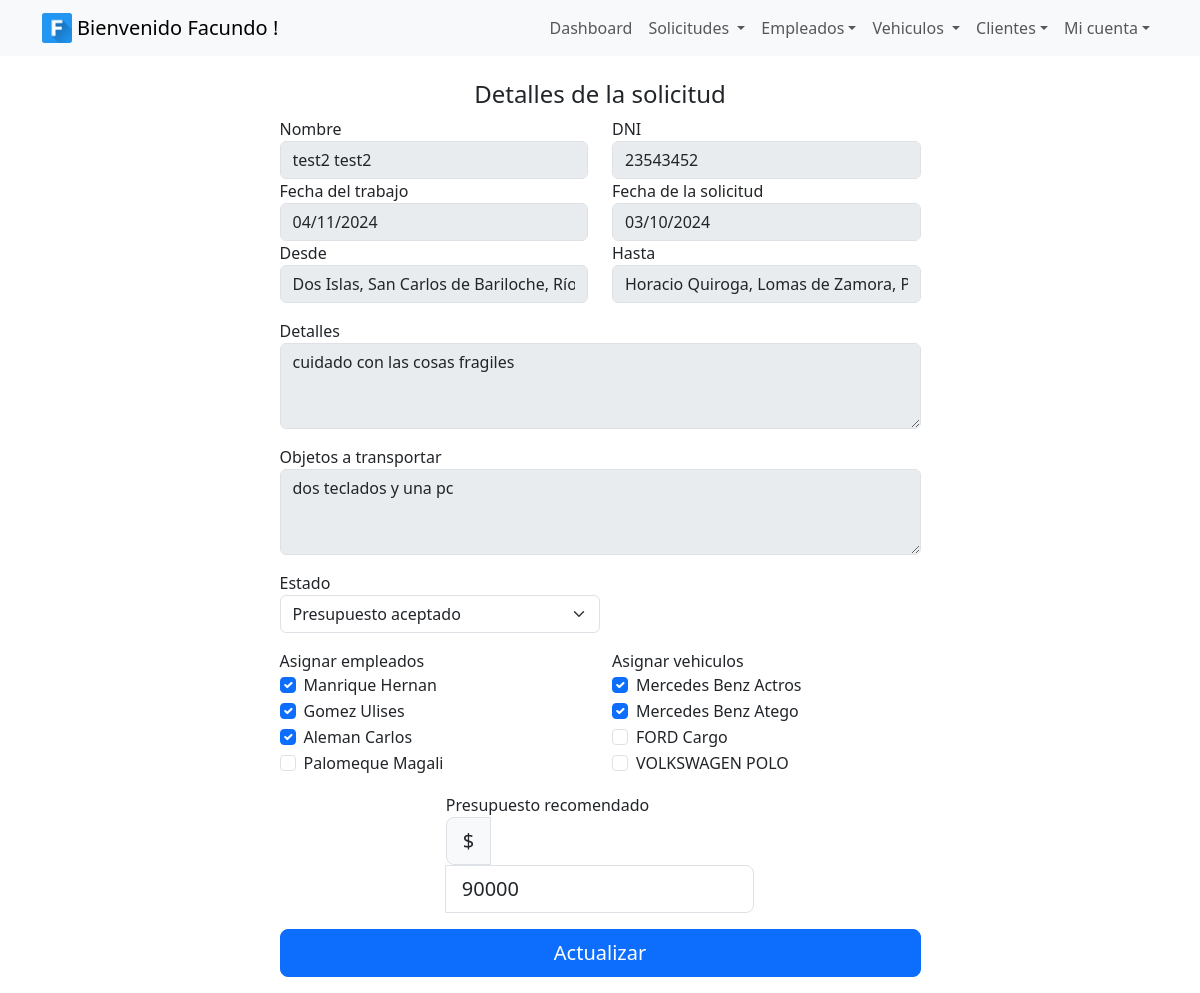
Before: /solicitudes/41/ (signed in) with the older database file.
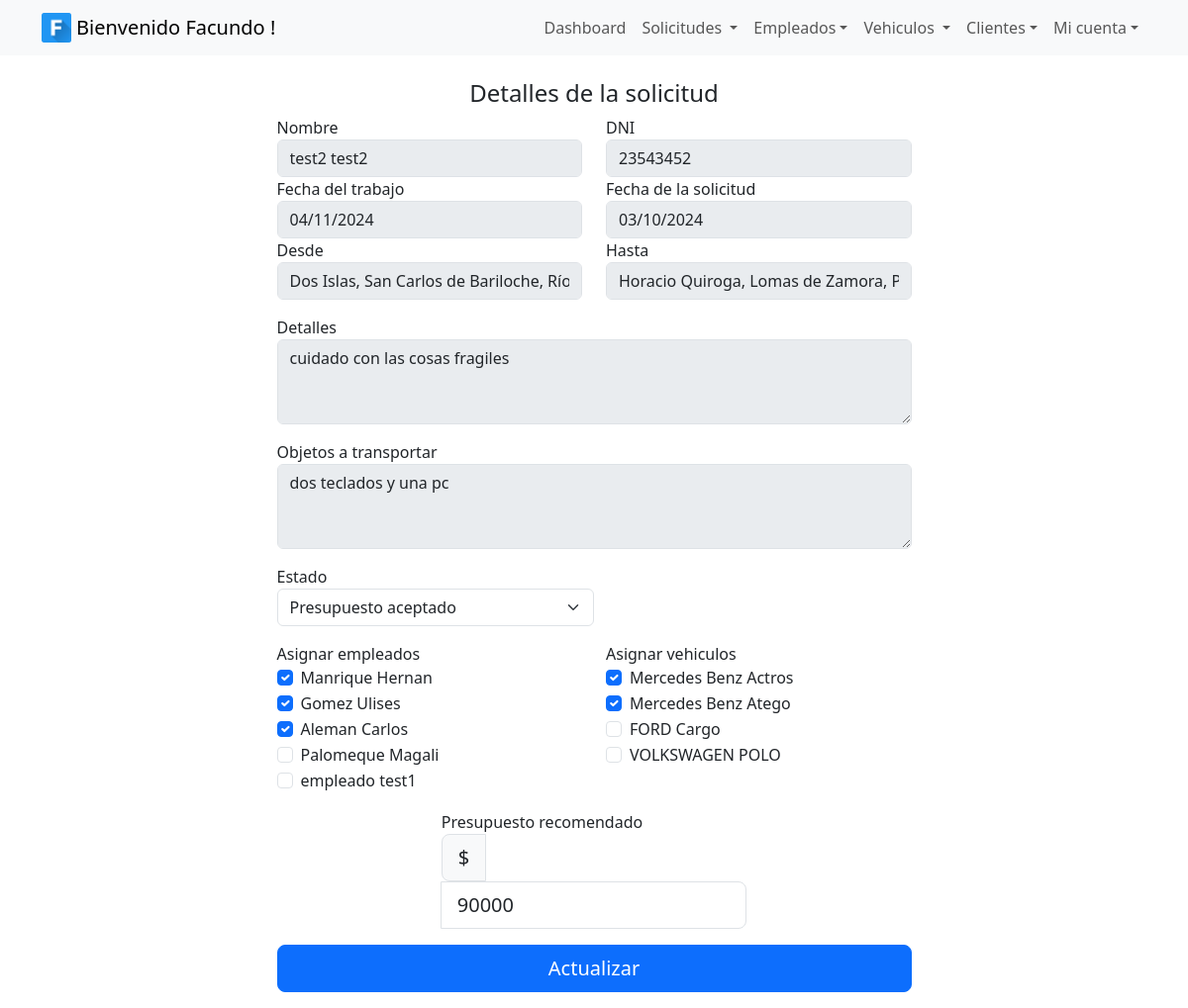
After: the same page with the newer database file.
### solicitudes/models.py (models this page shows, shortened)
class Usuario(AbstractUser):
    dni = models.CharField(max_length=8, unique=True)
    telefono = models.CharField(max_length=10)
    fecha_creacion = models.DateField(null=True)
    id_tipo_usuario = models.ForeignKey(TiposUsuario, on_delete=models.CASCADE)
    class Meta:
        verbose_name_plural = "Usuarios"

class Solicitud(models.Model):
    objetos_a_transportar = models.TextField(max_length=255, null=True)
    detalles = models.TextField(max_length=255, null=True)
    direccion_desde = models.CharField(max_length=255, null=True)
    latitud_desde = models.CharField(max_length=13, null=True)
    longitud_desde = models.CharField(max_length=13, null=True)
    direccion_hasta = models.CharField(max_length=255, null=True)
    latitud_hasta = models.CharField(max_length=13, null=True)
    longitud_hasta = models.CharField(max_length=13, null=True)
    fecha_solicitud = models.DateField(auto_now_add=True)
    fecha_trabajo = models.DateField(null=True)
    presupuesto = models.IntegerField(null=True)
    ha_pagado = models.IntegerField(validators=[MinValueValidator(0)])
    calificacion = models.IntegerField(
        validators=[MinValueValidator(1), MaxValueValidator(5)], null=True
    )  # de 1☆ a 5☆
    devolucion = models.TextField(max_length=200)
    id_estado_solicitud = models.ForeignKey(EstadosSolicitud, on_delete=models.CASCADE)
    cliente_id = models.ForeignKey(Cliente, on_delete=models.CASCADE, default=1)
    class Meta:
        verbose_name_plural = "Solicitudes"

class Empleado(Usuario):
    administrativo = models.BooleanField(default=False, null=True)
    fecha_nac = models.DateField(null=True)
    tipo_carnet = models.CharField(max_length=2)
    ausencias = models.IntegerField()
    id_estado_empleado = models.ForeignKey(EstadosEmpleado, on_delete=models.CASCADE)
    usuario = models.OneToOneField(Usuario, on_delete=models.CASCADE, parent_link=True)
    class Meta:
        verbose_name_plural = "Empleados"

class Vehiculo(models.Model):
    dominio = models.CharField(max_length=7, unique=True)
    marca = models.CharField(max_length=20)
    nombre = models.CharField(max_length=30)
    modelo = models.CharField(max_length=4)
    capacidad = models.IntegerField(null=True)
    kilometraje = models.IntegerField(null=True, default='0')  # agregar a tabla
    fecha_ult_service = models.DateField(null=True)  # agregar a tabla
    kilometraje_desde_ult_service = models.IntegerField(null=True, default='0')  # agregar a tabla
    id_estado_vehiculo = models.ForeignKey(EstadosVehiculo, on_delete=models.CASCADE)
    class Meta:
        verbose_name_plural = "Vehiculos"

### solicitudes/views.py (the view, shortened to what this page needs)
# urls.py: path('solicitudes/<int:solicitud_id>/', views.solicitud_detalle, name='solicitud_detalle'),
@login_required
def solicitud_detalle(request, solicitud_id):
    tipo_usuario = Usuario.objects.get(username=request.user.username)
    solicitud = get_object_or_404(Solicitud, pk=solicitud_id)
    print(solicitud.id_estado_solicitud.descripcion)
    estados = EstadosSolicitud.objects.all()
    lista_empleados_disponibles = list(Empleado.objects.filter(id_estado_empleado=1))
    lista_empleados_asignados = [
        sel.id_empleado
        for sel in SolicitudesEmpleados.objects.filter(id_solicitud=solicitud_id)
    ]
    lista_vehiculos_disponibles = list(Vehiculo.objects.filter(id_estado_vehiculo=1))
    lista_vehiculos_asignados = [
        sel.id_vehiculo
        for sel in SolicitudesVehiculos.objects.filter(id_solicitud=solicitud_id)
    ]
    if request.method == "GET":
        return render(
            request,
            "solicitudes/solicitud_detalle.html",
            {
                "solicitud": solicitud,
                "estados": estados,
                "lista_empleados_disponibles": lista_empleados_disponibles,
                "lista_empleados_asignados": lista_empleados_asignados,
                "lista_vehiculos_disponibles": lista_vehiculos_disponibles,
                "lista_vehiculos_asignados": lista_vehiculos_asignados,
            },
        )

### solicitudes/models.py (called while the page is built)
    def __str__(self):
        return f"{self.last_name} {self.first_name}"

### solicitudes/templates/solicitudes/solicitud_detalle.html (shortened to what this page needs)
{% extends 'base.html' %}
{% block content %}
<div class="container">
    <div class="row d-flex justify-content-center">
        <section class="col-md-7">
            <form action="{% url 'solicitud_detalle' solicitud.id %}" method="POST" class="card-body">
                <div class="mt-4 text-center">
                    <h4>Detalles de la solicitud</h4>
                </div>
                <div class="row">
                    <div class="col">
                        <label for="Cliente">Nombre</label>
                        <input type="text" name="cliente" id="cliente" class="form-control"
                            value="{{solicitud.cliente_id}}" disabled readonly>
                    </div>
                    <div class="col">
                        <label for="Cliente">DNI</label>
                        <input type="text" name="dni" id="dni" class="form-control" value="{{solicitud.cliente_id.dni}}"
                            disabled readonly>
                    </div>
                </div>
                <div class="row">
                    <div class="col">
                        <label for="fecha_trabajo">Fecha del trabajo</label>
                        <input type="date" name="fecha_trabajo" id="fecha_trabajo" class="form-control"
                            value="{{solicitud.fecha_trabajo | date:'Y-m-d'}}" disabled readonly>
                    </div>
                    <div class="col">
                        <label for="fecha_solicitud">Fecha de la solicitud</label>
                        <input type="date" name="fecha_solicitud" id="fecha_solicitud" class="form-control"
                            value="{{solicitud.fecha_solicitud | date:'Y-m-d'}}" disabled readonly>
                    </div>
                </div>
                <div class="row mb-3">
                    <div class="col">
                        <label for="direccion_desde">Desde</label>
                        <input type="text" name="direccion_desde" id="direccion_desde" class="form-control"
                            value="{{solicitud.direccion_desde}}" disabled readonly>
                    </div>
                    <div class="col">
                        <label for="direccion_hasta">Hasta</label>
                        <input type="text" name="direccion_hasta" id="direccion_hasta" class="form-control"
                            value="{{solicitud.direccion_hasta}}" disabled readonly>
                    </div>
                </div>
                <div class="mb-3">
                    <label for="detalles">Detalles</label>
                    <textarea name="detalles" id="detalles" cols="30" rows="3"
                        class="form-control" disabled readonly>{{solicitud.detalles}}</textarea>
                </div>
                <div class="mb-3">
                    <label for="objetos_a_transportar">Objetos a transportar</label>
                    <textarea name="objetos_a_transportar" id="objetos_a_transportar" cols="30" rows="3"
                        class="form-control" disabled readonly>{{solicitud.objetos_a_transportar}}</textarea>
                </div>
                {% if user.is_staff %}
                <div class="col-sm-6 mb-3">
                    <label for="id_estado_solicitud">Estado</label>
                    <select name="id_estado_solicitud" id="id_estado_solicitud" class="form-select">
                        {% for estado in estados %}
                        {% if estado.id == solicitud.id_estado_solicitud.id %}
                        <option value="{{ estado.id }}" selected>{{ estado.descripcion }}</option>
                        {% else %}
                        <option value="{{ estado.id }}">{{ estado.descripcion }}</option>
                        {% endif %}
                        {% endfor %}
                    </select>
                </div>
                <div class="row">
                    <div class="col-sm-6 mb-3">
                        <label for="sel_empleados">Asignar empleados</label>
                        {% for empleado in lista_empleados_disponibles %}
                                <div class="form-check">
                                    {% if empleado in lista_empleados_asignados %}
                                        <input class="form-check-input" type="checkbox" name="empleados" value="{{ empleado.id }}"id="empleado_{{ empleado.id }}" checked>
                                        <label class="form-check-label" for="empleado_{{ empleado.id }}">{{ empleado.last_name }} {{ empleado.first_name }}</label>
                                    {% else %}
                                        <input class="form-check-input" type="checkbox" name="empleados" value="{{ empleado.id }}" id="empleado_{{ empleado.id }}">
                                        <label class="form-check-label" for="empleado_{{ empleado.id }}">{{ empleado.last_name }} {{ empleado.first_name }}</label>
                                    {% endif %}
                                </div>
                        {% endfor %}
                    </div>
                    <div class="col-sm-6 mb-3">
                        <label for="sel_vehiculos">Asignar vehiculos</label>
                        {% for vehiculo in lista_vehiculos_disponibles %}
                        <div class="form-check">
                            {% if vehiculo in lista_vehiculos_asignados %}
                            <input class="form-check-input" type="checkbox" name="vehiculos" value="{{ vehiculo.id }}"
                                id="vehiculo_{{ vehiculo.id }}" checked>
                            <label class="form-check-label" for="vehiculo_{{ vehiculo.id }}">
                                {{ vehiculo.marca }} {{ vehiculo.nombre }}
                            </label>
                            {% else %}
                            <input class="form-check-input" type="checkbox" name="vehiculos" value="{{ vehiculo.id }}"
                                id="vehiculo_{{ vehiculo.id }}">
                            <label class="form-check-label" for="vehiculo_{{ vehiculo.id }}">
                                {{ vehiculo.marca }} {{ vehiculo.nombre }}
                            </label>
                            {% endif %}
                        </div>
                        {% endfor %}
                    </div>
                </div>
                <div class="row">
                    <div class="col-sm-6 mx-auto mb-3">
                    <label for="presupuesto">Presupuesto recomendado</label>
                    <div class="input-group input-group-lg">
                        <span class="input-group-text">$</span>
                        <input style="width:auto" type="text" name="presupuesto" id="presupuesto" class="form-control"  value="{{solicitud.presupuesto}}" aria-label="Amount (to the nearest dollar)">
                    </div>
                    </div>
                </div>
                <button type="submit" class="w-100 btn btn-primary btn-lg mb-3">
                    Actualizar
                </button>
                {% endif %}
            </form>
        </section>
    </div>
</div>
{% endblock %}

### solicitudes/templates/base.html (shortened to what this page needs)
{% load static %}
<!DOCTYPE html>
<html lang="en">
<head>
  <link href="https://cdn.jsdelivr.net/npm/bootstrap@5.3.2/dist/css/bootstrap.min.css" rel="stylesheet"
 />
  <link rel="stylesheet" href="https://cdn.jsdelivr.net/npm/bootstrap-icons@1.11.1/font/bootstrap-icons.css">
  <link rel="stylesheet" href="https://cdn.datatables.net/1.13.6/css/dataTables.bootstrap5.min.css">
  <link rel="stylesheet" href="https://cdn.datatables.net/1.13.6/css/jquery.dataTables.min.css">
  <link rel="stylesheet" href="https://cdn.datatables.net/buttons/2.4.2/css/buttons.dataTables.min.css">
  <link rel="stylesheet" type="text/css" href="{% static 'css/styles.css' %}">
</head>
<body>
  <nav class="navbar navbar-expand-lg bg-body-tertiary bg-dark text-white">
    <div class="container">
      <img style="width: 30px; margin-right: 5px" src="{% static 'img/fletter.png' %}"></img>
      {% if user.is_authenticated %}
        <a class="navbar-brand" href="#"> Bienvenido {{ user.first_name }} !</a>
      {% endif %}
      <div class="collapse navbar-collapse" id="navbarNav">
        <ul class="navbar-nav ms-auto">
          {% if user.is_authenticated %}
            <li class="nav-item"><a class="nav-link" href="/dashboard/" role="button">Dashboard</a></li>
            <li class="nav-item dropdown">
              <a class="nav-link dropdown-toggle" href="#" role="button" data-bs-toggle="dropdown" aria-expanded="false">
              Solicitudes
              </a>
            </li>
            {% if user.is_superuser %}
              <li class="nav-item dropdown">
                <a class="nav-link dropdown-toggle" href="#" role="button" data-bs-toggle="dropdown"
                  aria-expanded="false">Empleados</a>
              </li>
            {% endif %}
            {% if user.is_staff %}
            <li class="nav-item dropdown">
              <a class="nav-link dropdown-toggle" href="#" role="button" data-bs-toggle="dropdown" aria-expanded="false">
                Vehiculos
              </a>
            </li>
            <li class="nav-item dropdown">
              <a class="nav-link dropdown-toggle" href="#" role="button" data-bs-toggle="dropdown"
                aria-expanded="false">Clientes</a>
            </li>
            {% endif %}
            <li class="nav-item dropdown">
              <a class="nav-link dropdown-toggle" href="#" role="button" data-bs-toggle="dropdown"
                aria-expanded="false">Mi cuenta</a>
            </li>
          {% else %}
            <li class="nav-item"><a class="nav-link" href="/signup/">Registrarse</a></li>
            <li class="nav-item"><a class="nav-link" href="/signin/">Iniciar sesion</a></li>
          {% endif %}
        </ul>
      </div>
    </div>
  </nav>
  {% block content %}
  {% endblock %}
</body>
</html>

Changed rows visible on the page:
added Empleado: last_name "empleado", first_name "test1"
